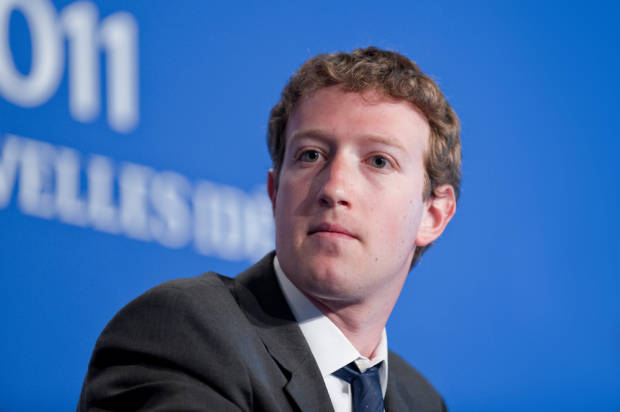
#> input picture image.jpg, 620 x 412 px
$ python skin_detection.py image.jpg
#> lines starting #> are read from the running program, lines starting #| are printed output that depends on the picture; after the words box and inside, x2 and y2 are one past the last pixel; in counts of white or black regions, pixels touching at a corner belong together
#run with "python skin_detection.py file_name"
#file_name is the image to be analyzed, it must be in the same folder as this

#SCC0251 - Processamento de Imagens
#PROJETO FINAL
#Identificação de nudez ou pornografia em imagens
#Nome								Número USP
#Felipe Kazuyoshi Takara 			8921026
#Leonardo Mellin Moreira Ferreira 	7982767

#The color values for skin were based out of these articles:
#https://goo.gl/vUSKaj
#https://goo.gl/oCdw2V

import sys
import cv2
import numpy as np

def erode_dilate(img):
	#the kernel is chosen
	kernel=np.ones((3, 3), np.uint8)
	#the image is eroded and then dilated, it is done to reduce unwanted small skin portions
	img_enhanced=cv2.erode(img, kernel, iterations=1)
	img_enhanced=cv2.dilate(img_enhanced, kernel, iterations=1)

	return img_enhanced


def filter(img):
	#the image is converted and split into hue, saturation and value
	img_hsv=cv2.cvtColor(img, cv2.COLOR_BGR2HSV)
	(h, s, v)=cv2.split(img_hsv)

	#the image is split into blue, green and red
	img=np.float32(img)
	(b, g, r)=cv2.split(img)

	#iterate through every pixel in the image and remove unwanted colors
	for (x, y), _ in np.ndenumerate(b):
		if (	(b[x, y]>160 and r[x, y]<180 and g[x, y]<180) or #too blue
				(g[x, y]>160 and r[x, y]<180 and b[x, y]<180) or #too green
				(b[x, y]<100 and r[x, y]<100 and g[x, y]<100) or #too dark
				(g[x, y]>200) or #green
				#the following two were not used because they worsen detection
				#(r[x, y]+g[x, y]>400) or #close to yellow
				#(g[x, y]>150 and b[x, y]<90) or #próximo ao amarelo
				(b[x, y]/(b[x, y]+g[x, y]+r[x, y])>0.4) or #too blue
				(g[x, y]/(b[x, y]+g[x, y]+r[x, y])>0.4) or #too green
				(r[x, y]<102 and 100<g[x, y]<140 and 110<b[x, y]<160)): #ocean
			b[x, y]=r[x, y]=g[x, y]=0 #values that do not fit are turned to black
		#skin values in hsv
		elif not(0<=h[x, y]<=20 and 30<=s[x, y]<=255 and 80<=v[x, y]<=255):
			b[x, y]=r[x, y]=g[x, y]=0 #values that do not fit are turned to black
		else:
			b[x, y]=r[x, y]=g[x, y]=255 #other values are turned to white

	#the colors are merged back into one image
	img_filtered=cv2.merge((b, g, r))
	img_filtered=cv2.convertScaleAbs(img_filtered)

	return img_filtered


def calibrate(img):
	#the image color system is converted to HLS
	img_hls=cv2.cvtColor(img, cv2.COLOR_BGR2HLS)
	img_hls=np.float32(img_hls)
	#the image is split into hue, luminosity and saturation
	(h, l, s)=cv2.split(img_hls)

	#the max and min values for saturation and hue are defined
	max_s=np.amax(s)
	min_s=np.amin(s)
	max_h=np.amax(h)
	#saturation is normalized
	s=(s-min_s)/(max_s-min_s)*255
	#hue should be normalized, but it worsens detection
	#h=(h-min_s)/(max_h-min_s)

	#the channels are merged back into an image
	img_calibrated=cv2.merge((h, l, s))
	img_calibrated=cv2.convertScaleAbs(img_calibrated)
	#the image is converted back to RGB
	img_calbgr=cv2.cvtColor(img_calibrated, cv2.COLOR_HLS2BGR)

	return img_calbgr

def keep_skin(img):
	#calibrates colors
	img_cal=calibrate(img)
	#filter skin
	img_fil=filter(img_cal)
	#remove noise
	img_enh=erode_dilate(img_fil)

	return img_enh


def main():
	#the image name must be passed by the user
	if len(sys.argv)!=2:
		print("usage: python3 skin_detection.py file_name")
		exit()

	#reads image
	img=cv2.imread(sys.argv[1])
#> img is the input picture: shape (412, 620, 3); mean B, G, R 169.1, 111, 71.1

	#apply skin detection algorithm
	img_skin=keep_skin(img)
#> in calibrate, `img_hls=cv2.cvtColor(img, cv2.COLOR_BGR2HLS)`: img_hls: shape (412, 620, 3); mean of channels 0, 1, 2 105.4, 119.9, 132.4
#> in calibrate, `img_hls=np.float32(img_hls)`: img_hls: shape (412, 620, 3) float32; mean of channels 0, 1, 2 105.4, 119.9, 132.4
#> in calibrate, `(h, l, s)=cv2.split(img_hls)`:
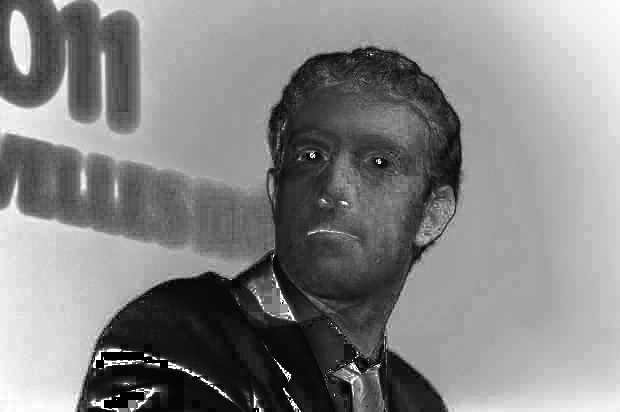
#> s: shape (412, 620) float32; min 0, max 255, mean 132.4
#> in calibrate, `max_s=np.amax(s)`: max_s = 255
#> in calibrate, `min_s=np.amin(s)`: min_s = 0
#> in calibrate, `max_h=np.amax(h)`: max_h = 180
#> in filter, `img_hsv=cv2.cvtColor(img, cv2.COLOR_BGR2HSV)`: img_hsv: shape (412, 620, 3); mean H, S, V 105.1, 148.1, 174.7
#> in filter, `(h, s, v)=cv2.split(img_hsv)`:
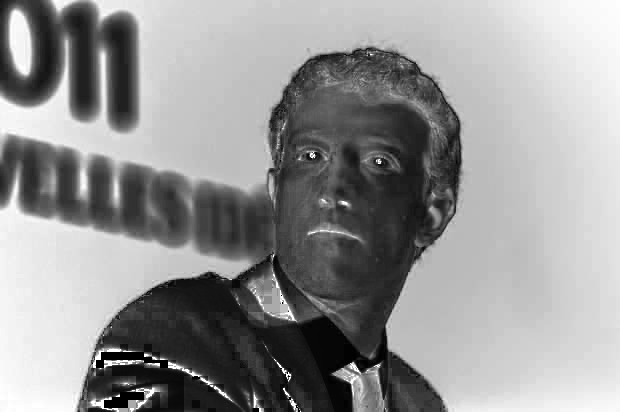
#> s: shape (412, 620); min 0, max 255, mean 148.1
#> in filter, `(h, s, v)=cv2.split(img_hsv)`:
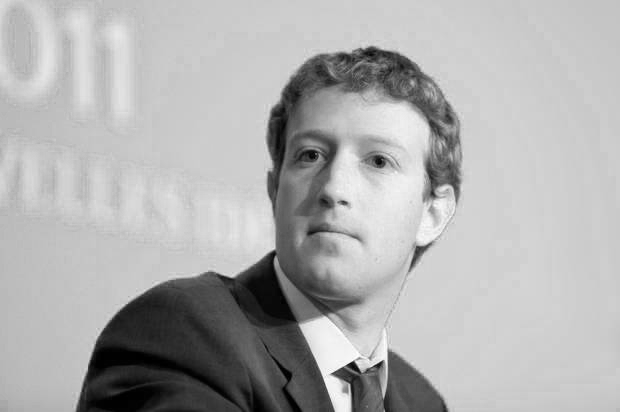
#> v: shape (412, 620); min 0, max 255, mean 174.7
#> in filter, `(b, g, r)=cv2.split(img)`:
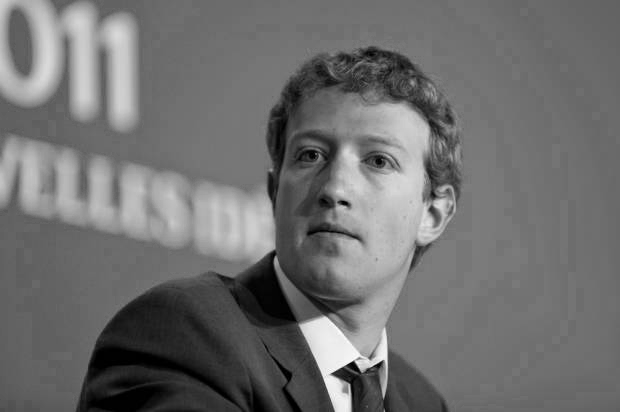
#> g: shape (412, 620) float32; min 0, max 255, mean 111.1
#> in filter, `(b, g, r)=cv2.split(img)`:
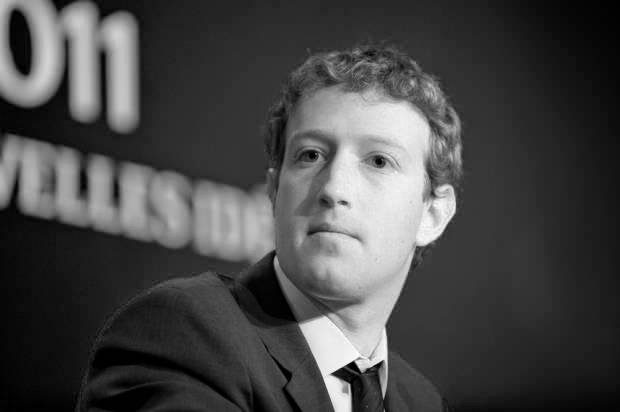
#> r: shape (412, 620) float32; min 0, max 255, mean 71.3
#> after the loop in filter, `for (x, y), _ in np.ndenumerate(b):`:
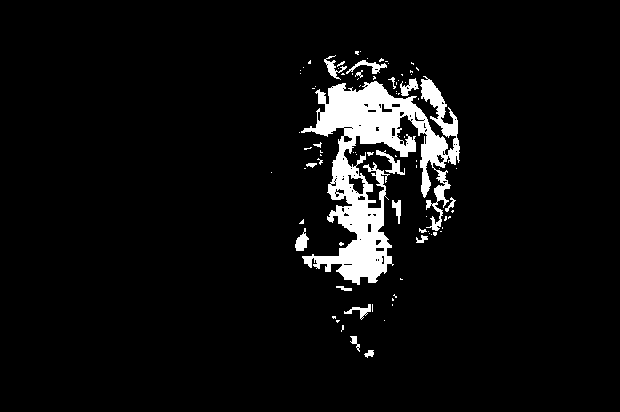
#> b: shape (412, 620) float32; 5.6% white; 88 white regions (70 under 20 px), largest, box (x1, y1, x2, y2) and area: (301, 76, 460, 285) 12513, (376, 150, 405, 175) 216, (346, 60, 387, 74) 192
#> in erode_dilate, `img_enhanced=cv2.erode(img, kernel, iterations=1)`: img_enhanced: shape (412, 620, 3); 3.7% white; 65 white regions (46 under 20 px), largest, box (x1, y1, x2, y2) and area: (305, 82, 425, 284) 7209, (421, 120, 447, 196) 638, (422, 80, 446, 116) 350
#> in erode_dilate, `img_enhanced=cv2.dilate(img_enhanced, kernel, iterations=1)`:
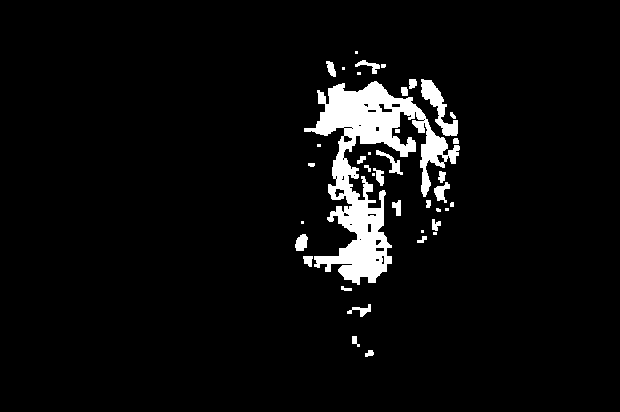
#> img_enhanced: shape (412, 620, 3); 5.1% white; 39 white regions (13 under 20 px), largest, box (x1, y1, x2, y2) and area: (304, 81, 460, 285) 10422, (421, 79, 458, 136) 749, (376, 150, 403, 175) 192

	#shows original and result images
	cv2.imshow("Original", img)
	cv2.imshow("Result", img_skin)
	cv2.waitKey(0)
	cv2.destroyAllWindows()


if __name__=="__main__":
    main()
